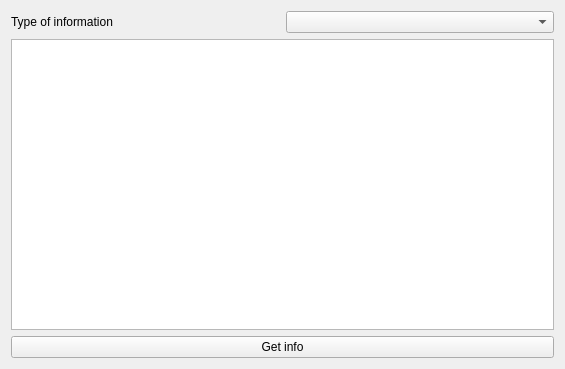
<?xml version="1.0" encoding="UTF-8"?>
<ui version="4.0">
 <class>Form</class>
 <widget class="QWidget" name="Form">
  <property name="geometry">
   <rect>
    <x>0</x>
    <y>0</y>
    <width>565</width>
    <height>369</height>
   </rect>
  </property>
  <property name="windowTitle">
   <string>Database form</string>
  </property>
  <layout class="QHBoxLayout" name="horizontalLayout_2">
   <item>
    <layout class="QVBoxLayout" name="verticalLayout">
     <item>
      <layout class="QHBoxLayout" name="horizontalLayout">
       <item>
        <widget class="QLabel" name="label">
         <property name="text">
          <string>Type of information</string>
         </property>
        </widget>
       </item>
       <item>
        <widget class="QComboBox" name="inputComboBox"/>
       </item>
      </layout>
     </item>
     <item>
      <widget class="QTableWidget" name="infoTableWidget"/>
     </item>
     <item>
      <widget class="QPushButton" name="getInfoButton">
       <property name="text">
        <string>Get info</string>
       </property>
      </widget>
     </item>
    </layout>
   </item>
  </layout>
 </widget>
 <resources/>
 <connections/>
</ui>
